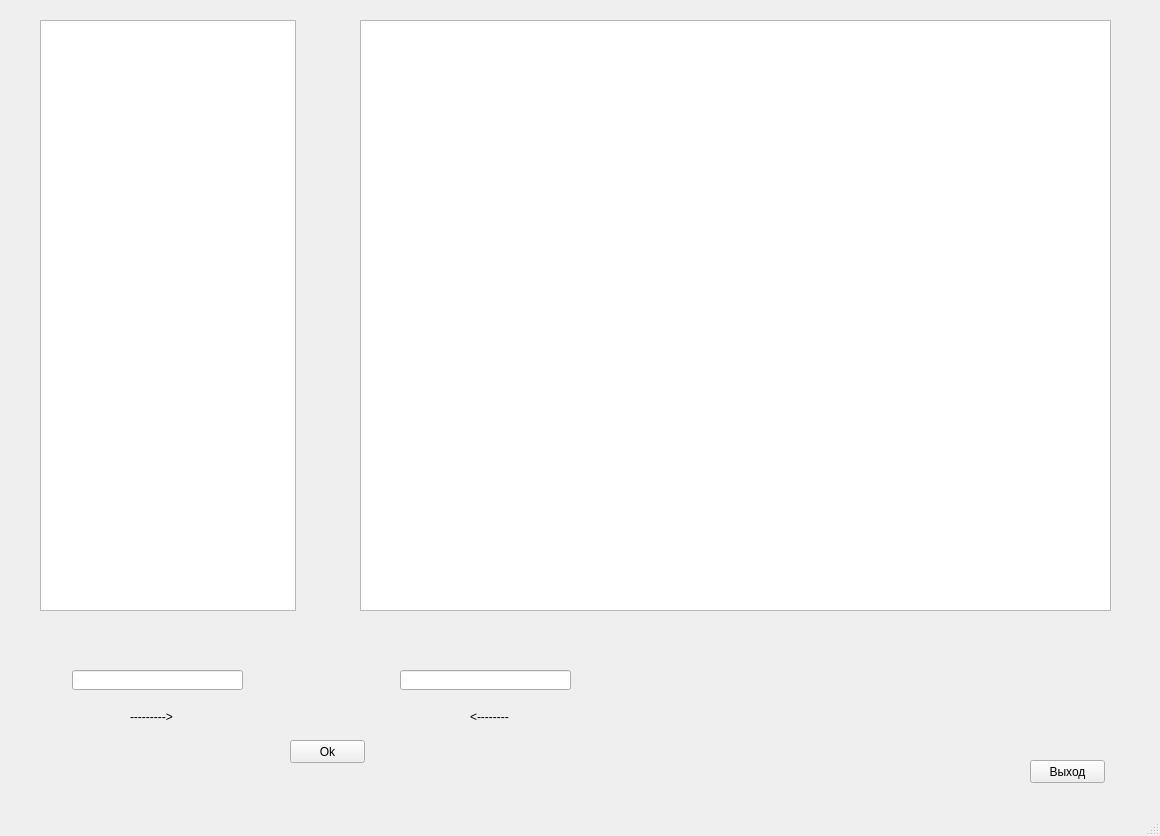
<?xml version="1.0" encoding="UTF-8"?>
<ui version="4.0">
 <class>MainWindow</class>
 <widget class="QMainWindow" name="MainWindow">
  <property name="geometry">
   <rect>
    <x>0</x>
    <y>0</y>
    <width>1160</width>
    <height>836</height>
   </rect>
  </property>
  <property name="windowTitle">
   <string>MainWindow</string>
  </property>
  <widget class="QWidget" name="centralwidget">
   <widget class="QTextBrowser" name="textBrowser_pc">
    <property name="geometry">
     <rect>
      <x>360</x>
      <y>20</y>
      <width>751</width>
      <height>591</height>
     </rect>
    </property>
   </widget>
   <widget class="QTextBrowser" name="textBrowser_u_all_pok">
    <property name="geometry">
     <rect>
      <x>40</x>
      <y>20</y>
      <width>256</width>
      <height>591</height>
     </rect>
    </property>
   </widget>
   <widget class="QLineEdit" name="lineEdit_u_all_pok">
    <property name="geometry">
     <rect>
      <x>72</x>
      <y>670</y>
      <width>171</width>
      <height>20</height>
     </rect>
    </property>
   </widget>
   <widget class="QLineEdit" name="lineEdit_pc">
    <property name="geometry">
     <rect>
      <x>400</x>
      <y>670</y>
      <width>171</width>
      <height>20</height>
     </rect>
    </property>
   </widget>
   <widget class="QPushButton" name="pushButton_okey">
    <property name="geometry">
     <rect>
      <x>290</x>
      <y>740</y>
      <width>75</width>
      <height>23</height>
     </rect>
    </property>
    <property name="text">
     <string>Ok</string>
    </property>
   </widget>
   <widget class="QLabel" name="label">
    <property name="geometry">
     <rect>
      <x>130</x>
      <y>710</y>
      <width>47</width>
      <height>13</height>
     </rect>
    </property>
    <property name="text">
     <string>---------&gt;</string>
    </property>
   </widget>
   <widget class="QLabel" name="label_2">
    <property name="geometry">
     <rect>
      <x>470</x>
      <y>710</y>
      <width>47</width>
      <height>13</height>
     </rect>
    </property>
    <property name="text">
     <string>&lt;--------</string>
    </property>
   </widget>
   <widget class="QPushButton" name="pushButton_exit">
    <property name="geometry">
     <rect>
      <x>1030</x>
      <y>760</y>
      <width>75</width>
      <height>23</height>
     </rect>
    </property>
    <property name="text">
     <string>Выход</string>
    </property>
   </widget>
  </widget>
  <widget class="QMenuBar" name="menubar">
   <property name="geometry">
    <rect>
     <x>0</x>
     <y>0</y>
     <width>1160</width>
     <height>21</height>
    </rect>
   </property>
  </widget>
  <widget class="QStatusBar" name="statusbar"/>
 </widget>
 <resources/>
 <connections/>
</ui>
